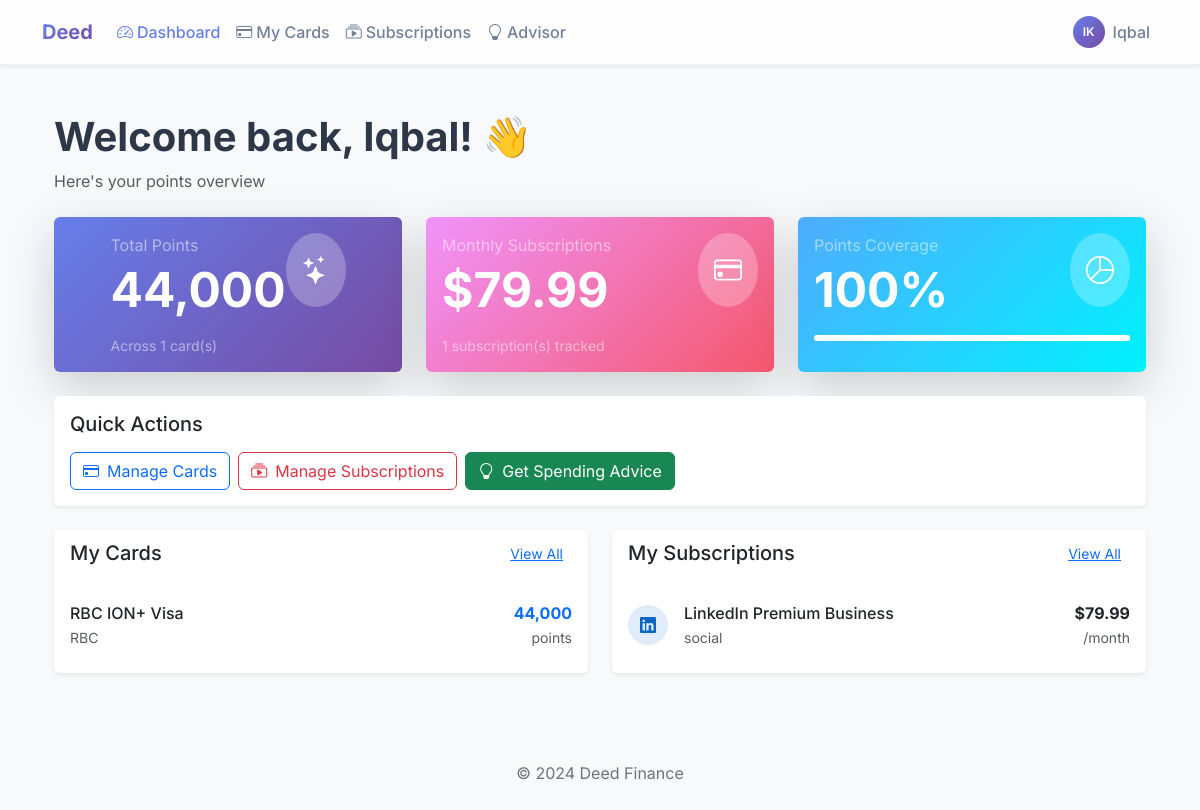
/dashboard (signed in), run on the app's committed database.
### models.py (models this page shows)
class Client(Base, UserMixin):
    __tablename__ = "Client"
    id = Column(Integer, primary_key=True)
    first_name = Column(String(100))
    surname = Column(String(100))
    email = Column(String(100), unique=True)
    password = Column(String(200))
    created_at = Column(DateTime, default=datetime.utcnow)
    is_verified = Column(Boolean, default=False)
    verification_code = Column(String(6), nullable=True)
    code_expires_at = Column(DateTime, nullable=True)
    user_cards = relationship("UserCard", back_populates="client", cascade="all, delete-orphan")
    user_subscriptions = relationship("UserSubscription", back_populates="client", cascade="all, delete-orphan")

class UserCard(Base):
    __tablename__ = "user_card"
    id = Column(Integer, primary_key=True)
    client_id = Column(Integer, ForeignKey("Client.id"), nullable=False)
    credit_card_id = Column(Integer, ForeignKey("credit_card.id"), nullable=False)
    current_points = Column(Integer, default=0)
    last_updated = Column(DateTime, default=datetime.utcnow, onupdate=datetime.utcnow)
    client = relationship("Client", back_populates="user_cards")
    credit_card = relationship("CreditCard", back_populates="user_cards")

class CreditCard(Base):
    __tablename__ = "credit_card"
    id = Column(Integer, primary_key=True)
    name = Column(String(200), nullable=False)  # e.g., "RBC Avion Visa Infinite"
    bank = Column(String(100), nullable=False)  # e.g., "RBC"
    annual_fee = Column(Float, default=0.0)
    points_name = Column(String(100))  # e.g., "Avion Points", "BMO Rewards"
    base_earn_rate = Column(Float, default=1.0)  # Points per $1 base spend
    point_value_cents = Column(Float, default=1.0)  # Value per point in cents
    image_url = Column(String(500))  # Card image URL (optional)
    is_active = Column(Boolean, default=True)
    bonus_categories = relationship("CardBonus", back_populates="credit_card", cascade="all, delete-orphan")
    user_cards = relationship("UserCard", back_populates="credit_card")

class UserSubscription(Base):
    __tablename__ = "user_subscription"
    id = Column(Integer, primary_key=True)
    client_id = Column(Integer, ForeignKey("Client.id"), nullable=False)
    subscription_id = Column(Integer, ForeignKey("subscription.id"), nullable=False)
    is_active = Column(Boolean, default=True)
    added_at = Column(DateTime, default=datetime.utcnow)
    client = relationship("Client", back_populates="user_subscriptions")
    subscription = relationship("Subscription", back_populates="user_subscriptions")

class Subscription(Base):
    __tablename__ = "subscription"
    id = Column(Integer, primary_key=True)
    name = Column(String(100), nullable=False)  # e.g., "Netflix Standard"
    category = Column(String(50))  # e.g., "streaming", "social", "productivity"
    monthly_cost_cad = Column(Float, nullable=False)  # Monthly cost in CAD
    icon = Column(String(50))  # Bootstrap icon or custom class
    color = Column(String(20))  # Brand color for UI
    description = Column(String(200))
    is_active = Column(Boolean, default=True)
    user_subscriptions = relationship("UserSubscription", back_populates="subscription")

### app.py (the view)
@app.route("/dashboard")
@login_required
def dashboard():
    user_id = current_user.id
    with Session() as session:
        user_cards = session.query(UserCard).options(
            joinedload(UserCard.credit_card)
        ).filter_by(client_id=user_id).all()
        user_subs = session.query(UserSubscription).options(
            joinedload(UserSubscription.subscription)
        ).filter_by(client_id=user_id, is_active=True).all()
        total_points = sum(uc.current_points for uc in user_cards)
        total_monthly_cost = sum(us.subscription.monthly_cost_cad for us in user_subs)
        points_per_dollar = 100
        points_needed = int(total_monthly_cost * points_per_dollar)
        coverage_percent = min(100, int((total_points / max(points_needed, 1)) * 100))
        for uc in user_cards:
            session.expunge(uc)
        for us in user_subs:
            session.expunge(us)
    return render_template(
        "dashboard.html",
        user_cards=user_cards,
        user_subs=user_subs,
        total_points=total_points,
        total_monthly_cost=total_monthly_cost,
        points_needed=points_needed,
        coverage_percent=coverage_percent
    )

### app.py (called while the page is built)
@login_manager.user_loader
def load_user(user_id):
    with Session() as session:
        user = session.get(Client, int(user_id))
        if user:
            session.expunge(user)
        return user

### templates/dashboard.html (shortened to what this page needs)
{% extends "base.html" %}
{% block content %}
<div class="container py-4 animate-fade-in">
  <div class="d-flex justify-content-between align-items-center mb-4">
    <div>
      <h1 class="display-6 fw-bold">Welcome back, {{ current_user.first_name }}! 👋</h1>
      <p class="text-muted mb-0">Here's your points overview</p>
    </div>
  </div>
  <div class="row g-4 mb-4">
    <div class="col-md-4">
      <div
        class="card border-0 shadow-lg h-100 bg-gradient-primary card-hover text-white align-items-center justify-content-center">
        <div class="card-body">
          <div class="d-flex justify-content-between align-items-start">
            <div>
              <p class="text-white-50 mb-1">Total Points</p>
              <h2 class="display-5 fw-bold mb-0">{{ "{:,}".format(total_points) }}</h2>
            </div>
            <div class="bg-white bg-opacity-25 rounded-circle p-3">
              <i class="bi bi-stars fs-3"></i>
            </div>
          </div>
          <p class="mt-3 mb-0 small">
            <span class="text-white-50">Across {{ user_cards|length }} card(s)</span>
          </p>
        </div>
      </div>
    </div>
    <div class="col-md-4">
      <div class="card border-0 shadow-lg h-100 bg-gradient-secondary card-hover text-white">
        <div class="card-body">
          <div class="d-flex justify-content-between align-items-start">
            <div>
              <p class="text-white-50 mb-1">Monthly Subscriptions</p>
              <h2 class="display-5 fw-bold mb-0">${{ "%.2f"|format(total_monthly_cost) }}</h2>
            </div>
            <div class="bg-white bg-opacity-25 rounded-circle p-3">
              <i class="bi bi-credit-card fs-3"></i>
            </div>
          </div>
          <p class="mt-3 mb-0 small">
            <span class="text-white-50">{{ user_subs|length }} subscription(s) tracked</span>
          </p>
        </div>
      </div>
    </div>
    <div class="col-md-4">
      <div class="card border-0 shadow-lg h-100 bg-gradient-success card-hover text-white">
        <div class="card-body">
          <div class="d-flex justify-content-between align-items-start">
            <div>
              <p class="text-white-50 mb-1">Points Coverage</p>
              <h2 class="display-5 fw-bold mb-0">{{ coverage_percent }}%</h2>
            </div>
            <div class="bg-white bg-opacity-25 rounded-circle p-3">
              <i class="bi bi-pie-chart fs-3"></i>
            </div>
          </div>
          <div class="progress mt-3" style="height: 6px; background: rgba(255,255,255,0.3);">
            <div class="progress-bar bg-white" style="width: {{ coverage_percent }}%;"></div>
          </div>
        </div>
      </div>
    </div>
  </div>
  <div class="row g-4 mb-4">
    <div class="col-12">
      <div class="card border-0 shadow-sm">
        <div class="card-body">
          <h5 class="card-title mb-3">Quick Actions</h5>
          <div class="d-flex flex-wrap gap-2">
            <a href="{{ url_for('my_cards') }}" class="btn btn-outline-primary">
              <i class="bi bi-credit-card me-2"></i>Manage Cards
            </a>
            <a href="{{ url_for('my_subscriptions') }}" class="btn btn-outline-danger">
              <i class="bi bi-collection-play me-2"></i>Manage Subscriptions
            </a>
            <a href="{{ url_for('advisor') }}" class="btn btn-success">
              <i class="bi bi-lightbulb me-2"></i>Get Spending Advice
            </a>
          </div>
        </div>
      </div>
    </div>
  </div>
  <div class="row g-4">
    <div class="col-md-6">
      <div class="card border-0 shadow-sm h-100">
        <div class="card-header bg-white border-0 d-flex justify-content-between align-items-center">
          <h5 class="mb-0">My Cards</h5>
          <a href="{{ url_for('my_cards') }}" class="btn btn-sm btn-link">View All</a>
        </div>
        <div class="card-body">
          {% if user_cards %}
          {% for uc in user_cards[:3] %}
          <div
            class="d-flex justify-content-between align-items-center py-2 {% if not loop.last %}border-bottom{% endif %}">
            <div>
              <p class="mb-0 fw-medium">{{ uc.credit_card.name }}</p>
              <small class="text-muted">{{ uc.credit_card.bank }}</small>
            </div>
            <div class="text-end">
              <p class="mb-0 fw-bold text-primary">{{ "{:,}".format(uc.current_points) }}</p>
              <small class="text-muted">points</small>
            </div>
          </div>
          {% endfor %}
          {% else %}
          <div class="text-center py-4">
            <i class="bi bi-credit-card text-muted" style="font-size: 3rem;"></i>
            <p class="text-muted mt-2 mb-0">No cards added yet</p>
            <a href="{{ url_for('my_cards') }}" class="btn btn-primary btn-sm mt-2">Add Your First Card</a>
          </div>
          {% endif %}
        </div>
      </div>
    </div>
    <div class="col-md-6">
      <div class="card border-0 shadow-sm h-100">
        <div class="card-header bg-white border-0 d-flex justify-content-between align-items-center">
          <h5 class="mb-0">My Subscriptions</h5>
          <a href="{{ url_for('my_subscriptions') }}" class="btn btn-sm btn-link">View All</a>
        </div>
        <div class="card-body">
          {% if user_subs %}
          {% for us in user_subs[:3] %}
          <div
            class="d-flex justify-content-between align-items-center py-2 {% if not loop.last %}border-bottom{% endif %}">
            <div class="d-flex align-items-center">
              <div class="rounded-circle d-flex align-items-center justify-content-center me-3"
                style="width: 40px; height: 40px; background: {{ us.subscription.color or '#6c757d' }}20;">
                <i class="bi {{ us.subscription.icon or 'bi-app' }}"
                  style="color: {{ us.subscription.color or '#6c757d' }};"></i>
              </div>
              <div>
                <p class="mb-0 fw-medium">{{ us.subscription.name }}</p>
                <small class="text-muted">{{ us.subscription.category }}</small>
              </div>
            </div>
            <div class="text-end">
              <p class="mb-0 fw-bold">${{ "%.2f"|format(us.subscription.monthly_cost_cad) }}</p>
              <small class="text-muted">/month</small>
            </div>
          </div>
          {% endfor %}
          {% endif %}
        </div>
      </div>
    </div>
  </div>
</div>
{% endblock %}

### templates/navbar.html (shortened to what this page needs)
<nav class="navbar navbar-expand-lg bg-white shadow-sm sticky-top">
  <div class="container">
    <a class="navbar-brand fw-bold" href="{{ url_for('index') }}">
      <span
        style="background: linear-gradient(135deg, #667eea 0%, #764ba2 100%); -webkit-background-clip: text; -webkit-text-fill-color: transparent;">
        Deed
      </span>
    </a>
    <div class="collapse navbar-collapse" id="navbarNav">
      <ul class="navbar-nav me-auto mb-2 mb-lg-0">
        {% if current_user.is_authenticated %}
        <li class="nav-item">
          <a class="nav-link{% if request.endpoint == 'dashboard' %} active{% endif %}"
            href="{{ url_for('dashboard') }}">
            <i class="bi bi-speedometer2 me-1"></i>Dashboard
          </a>
        </li>
        <li class="nav-item">
          <a class="nav-link{% if request.endpoint == 'my_cards' %} active{% endif %}" href="{{ url_for('my_cards') }}">
            <i class="bi bi-credit-card me-1"></i>My Cards
          </a>
        </li>
        <li class="nav-item">
          <a class="nav-link{% if request.endpoint == 'my_subscriptions' %} active{% endif %}"
            href="{{ url_for('my_subscriptions') }}">
            <i class="bi bi-collection-play me-1"></i>Subscriptions
          </a>
        </li>
        <li class="nav-item">
          <a class="nav-link{% if request.endpoint == 'advisor' %} active{% endif %}" href="{{ url_for('advisor') }}">
            <i class="bi bi-lightbulb me-1"></i>Advisor
          </a>
        </li>
        {% else %}
        <li class="nav-item">
          <a class="nav-link{% if request.endpoint == 'index' %} active{% endif %}" href="{{ url_for('index') }}">
            Home
          </a>
        </li>
        {% endif %}
      </ul>
      <ul class="navbar-nav">
        {% if current_user.is_authenticated %}
        <li class="nav-item dropdown">
          <a class="nav-link dropdown-toggle d-flex align-items-center" href="#" role="button" data-bs-toggle="dropdown"
            aria-expanded="false">
            <div class="user-avatar me-2">
              {{ current_user.first_name[0] }}{{ current_user.surname[0] }}
            </div>
            <span class="d-none d-md-inline">{{ current_user.first_name }}</span>
          </a>
        </li>
        {% endif %}
      </ul>
    </div>
  </div>
</nav>

### static/css/style.css (style rules this page uses)
:root { --primary-gradient: linear-gradient(135deg, #667eea 0%, #764ba2 100%); --secondary-gradient: linear-gradient(135deg, #f093fb 0%, #f5576c 100%); --success-gradient: linear-gradient(135deg, #4facfe 0%, #00f2fe 100%); --card-bg: #ffffff; --bg-color: #f8f9fa; --text-main: #2d3748; --text-muted: #718096; --shadow-sm: 0 2px 4px rgba(0,0,0,0.05); --shadow-md: 0 4px 6px rgba(0,0,0,0.07); --shadow-lg: 0 10px 15px rgba(0,0,0,0.1); --shadow-hover: 0 20px 25px -5px rgba(0, 0, 0, 0.1), 0 10px 10px -5px rgba(0, 0, 0, 0.04); }
body { font-family: 'Inter', sans-serif; background-color: var(--bg-color); color: var(--text-main); -webkit-font-smoothing: antialiased; }
.animate-fade-in { animation: fadeInUp 0.6s ease-out forwards; }
.card-hover { transition: all 0.3s cubic-bezier(0.4, 0, 0.2, 1); }
.bg-gradient-primary { background: var(--primary-gradient) !important; }
.bg-gradient-secondary { background: var(--secondary-gradient) !important; }
.bg-gradient-success { background: var(--success-gradient) !important; }
.navbar { background: rgba(255, 255, 255, 0.8) !important; backdrop-filter: blur(10px); border-bottom: 1px solid rgba(0,0,0,0.05); }
.nav-link { font-weight: 500; color: var(--text-muted) !important; transition: color 0.2s; }
.nav-link:hover, .nav-link.active { color: #667eea !important; }

### templates/navbar.html (style rules this page uses)
.user-avatar { width: 32px; height: 32px; border-radius: 50%; background: linear-gradient(135deg, #667eea 0%, #764ba2 100%); color: white; font-size: 12px; font-weight: 600; display: flex; align-items: center; justify-content: center; text-transform: uppercase; }
.navbar .dropdown-toggle::after { display: none; }

### data on the page
Client: first_name "I", surname "K", first_name "Iqbal"
UserCard: credit_card.name "RBC ION+ Visa", credit_card.bank "RBC", current_points "44,000"
UserSubscription: subscription.name "LinkedIn Premium Business", subscription.category "social"
Subscription: subscription.monthly_cost_cad "79.99"

### other printed values
{{ "{:,}".format(total_points) }} "44,000"
{{ user_cards|length }} "1"
{{ "%.2f"|format(total_monthly_cost) }} "79.99"
{{ user_subs|length }} "1"
{{ coverage_percent }} "100"
